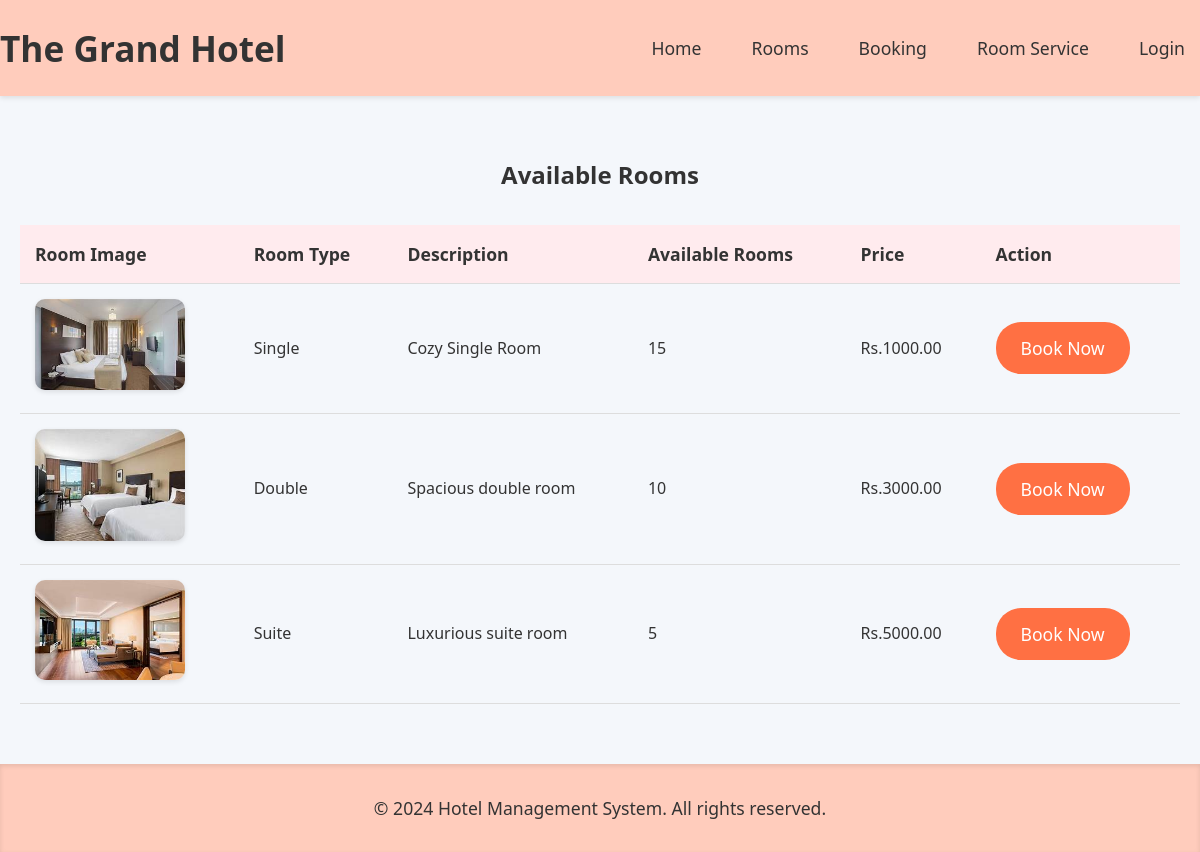
The app's page /rooms/, older data.
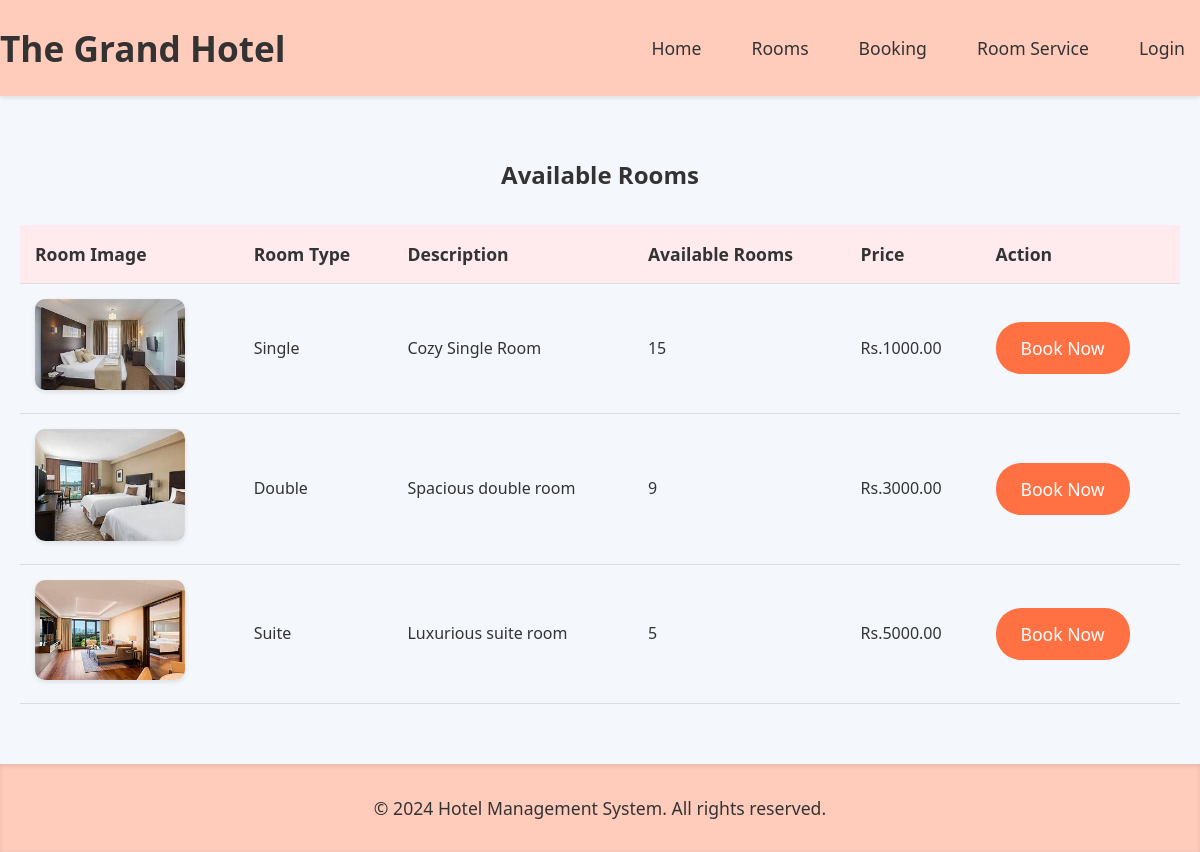
The same page, newer data.
### hotel/models.py (models this page shows, shortened)
class Room(models.Model):
    room_type = models.CharField(max_length=50)
    available_rooms = models.IntegerField()
    price = models.DecimalField(max_digits=10, decimal_places=2, default=100.00)  # Default price is $100.00
    description = models.TextField(default="No description available.")  # Default description text

### hotel/views.py (the view)
# urls.py: path('rooms/', views.rooms, name='rooms'),
def rooms(request):
    rooms = Room.objects.all()
    return render(request, 'rooms.html', {'rooms': rooms})

### templates/hotel/rooms.html
{% extends 'base.html' %}
{% load static %}
{% block content %}
<h2>Available Rooms</h2>
<table class="room-table">
    <tr>
        <th>Room Image</th>
        <th>Room Type</th>
        <th>Description</th>
        <th>Available Rooms</th>
        <th>Price</th>
        <th>Action</th>
    </tr>
    {% for room in rooms %}
    <tr>
        <td>
            <img src="{% static 'images/' %}{{ room.room_type }}_room.jpg" alt="{{ room.room_type|title }} Room" width="150">
        </td>
        <td>{{ room.room_type|title }}</td>
        <td>
            <p>{{ room.description }}</p>
        </td>
        <td>{{ room.available_rooms }}</td>
        <td>Rs.{{ room.price }}</td>
        <td>
            <a href="{% url 'bookings' %}?room_type={{ room.room_type }}" class="book-now-btn">Book Now</a>
        </td>
    </tr>
    {% endfor %}
</table>
{% endblock %}

Row changes from the older to the newer data that the page shows:
changed Room "Double": available_rooms "10" → "9"
